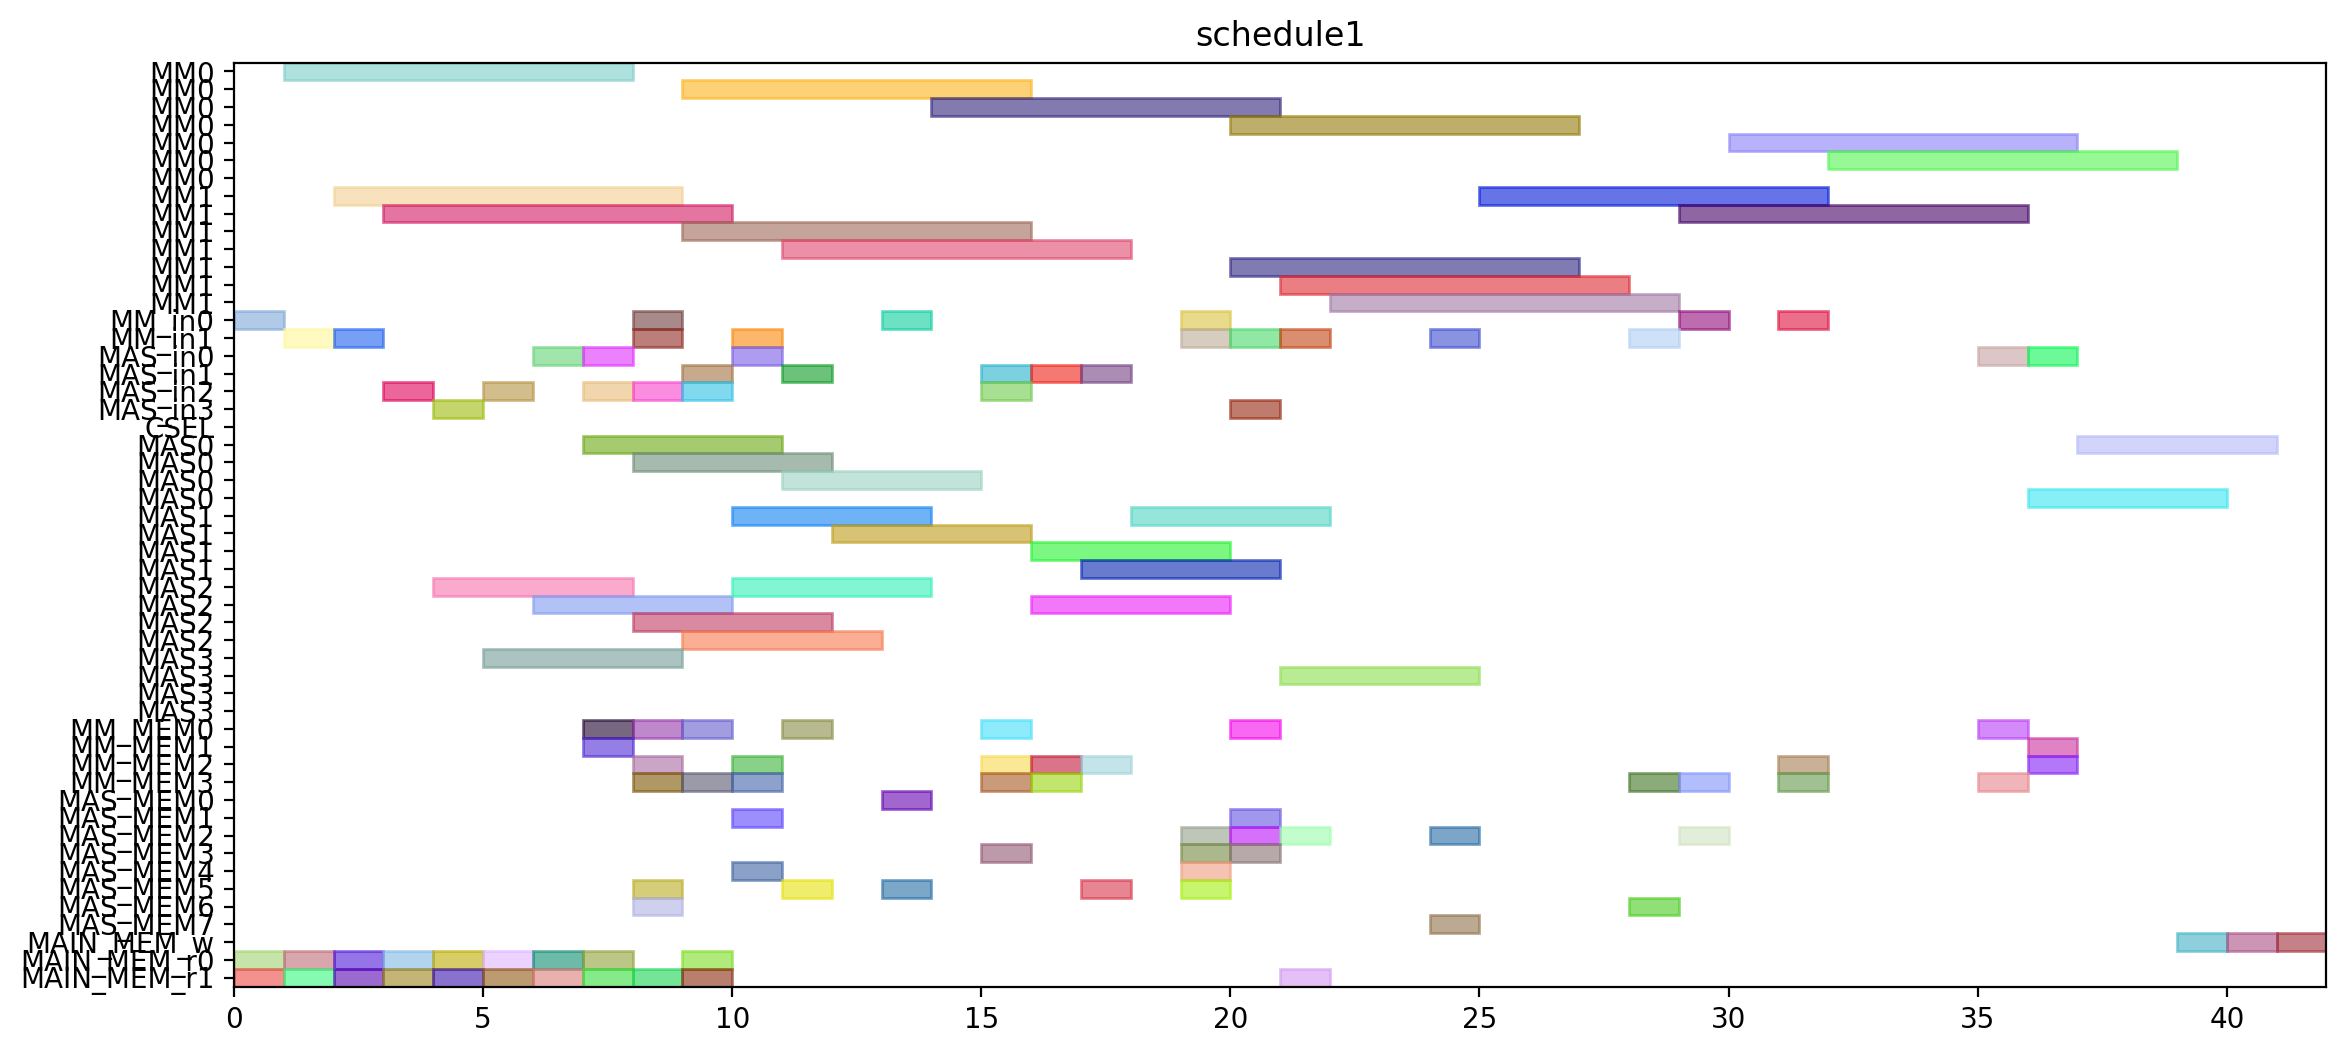

Recreate this plot in Python.
from pyschedule import Scenario, solvers, plotters, alt


def solve():
	horizon = 152
	S = Scenario("schedule1", horizon=horizon)

	# resource
	MM = S.Resources('MM', num=2, size=7)
	MM_in = S.Resources('MM_in', num=2)
	MAS_in = S.Resources('MAS_in', num=4)
	CSEL = S.Resource('CSEL')
	MAS = S.Resources('MAS', num=4, size=4, periods=range(1, horizon))
	MM_MEM = S.Resources('MM_MEM', num=4)
	MAS_MEM = S.Resources('MAS_MEM', num=8)
	MAIN_MEM_w = S.Resource('MAIN_MEM_w', size=1)
	MAIN_MEM_r = S.Resources('MAIN_MEM_r', num=2)

	# result of previous scheduling
	t0_in = S.Task('t0_in', length=1, delay_cost=1)
	S += t0_in >= 0
	t0_in += MM_in[0]

	t0_mem0 = S.Task('t0_mem0', length=1, delay_cost=1)
	S += t0_mem0 >= 0
	t0_mem0 += MAIN_MEM_r[0]

	t0_mem1 = S.Task('t0_mem1', length=1, delay_cost=1)
	S += t0_mem1 >= 0
	t0_mem1 += MAIN_MEM_r[1]

	t0 = S.Task('t0', length=7, delay_cost=1)
	S += t0 >= 1
	t0 += MM[0]

	t2_in = S.Task('t2_in', length=1, delay_cost=1)
	S += t2_in >= 1
	t2_in += MM_in[1]

	t2_mem0 = S.Task('t2_mem0', length=1, delay_cost=1)
	S += t2_mem0 >= 1
	t2_mem0 += MAIN_MEM_r[0]

	t2_mem1 = S.Task('t2_mem1', length=1, delay_cost=1)
	S += t2_mem1 >= 1
	t2_mem1 += MAIN_MEM_r[1]

	t1_in = S.Task('t1_in', length=1, delay_cost=1)
	S += t1_in >= 2
	t1_in += MM_in[1]

	t1_mem0 = S.Task('t1_mem0', length=1, delay_cost=1)
	S += t1_mem0 >= 2
	t1_mem0 += MAIN_MEM_r[0]

	t1_mem1 = S.Task('t1_mem1', length=1, delay_cost=1)
	S += t1_mem1 >= 2
	t1_mem1 += MAIN_MEM_r[1]

	t2 = S.Task('t2', length=7, delay_cost=1)
	S += t2 >= 2
	t2 += MM[1]

	t1 = S.Task('t1', length=7, delay_cost=1)
	S += t1 >= 3
	t1 += MM[1]

	t4_in = S.Task('t4_in', length=1, delay_cost=1)
	S += t4_in >= 3
	t4_in += MAS_in[2]

	t4_mem0 = S.Task('t4_mem0', length=1, delay_cost=1)
	S += t4_mem0 >= 3
	t4_mem0 += MAIN_MEM_r[0]

	t4_mem1 = S.Task('t4_mem1', length=1, delay_cost=1)
	S += t4_mem1 >= 3
	t4_mem1 += MAIN_MEM_r[1]

	t3_in = S.Task('t3_in', length=1, delay_cost=1)
	S += t3_in >= 4
	t3_in += MAS_in[3]

	t3_mem0 = S.Task('t3_mem0', length=1, delay_cost=1)
	S += t3_mem0 >= 4
	t3_mem0 += MAIN_MEM_r[0]

	t3_mem1 = S.Task('t3_mem1', length=1, delay_cost=1)
	S += t3_mem1 >= 4
	t3_mem1 += MAIN_MEM_r[1]

	t4 = S.Task('t4', length=4, delay_cost=1)
	S += t4 >= 4
	t4 += MAS[2]

	t13_in = S.Task('t13_in', length=1, delay_cost=1)
	S += t13_in >= 5
	t13_in += MAS_in[2]

	t13_mem0 = S.Task('t13_mem0', length=1, delay_cost=1)
	S += t13_mem0 >= 5
	t13_mem0 += MAIN_MEM_r[0]

	t13_mem1 = S.Task('t13_mem1', length=1, delay_cost=1)
	S += t13_mem1 >= 5
	t13_mem1 += MAIN_MEM_r[1]

	t3 = S.Task('t3', length=4, delay_cost=1)
	S += t3 >= 5
	t3 += MAS[3]

	t13 = S.Task('t13', length=4, delay_cost=1)
	S += t13 >= 6
	t13 += MAS[2]

	t14_in = S.Task('t14_in', length=1, delay_cost=1)
	S += t14_in >= 6
	t14_in += MAS_in[0]

	t14_mem0 = S.Task('t14_mem0', length=1, delay_cost=1)
	S += t14_mem0 >= 6
	t14_mem0 += MAIN_MEM_r[0]

	t14_mem1 = S.Task('t14_mem1', length=1, delay_cost=1)
	S += t14_mem1 >= 6
	t14_mem1 += MAIN_MEM_r[1]

	t14 = S.Task('t14', length=4, delay_cost=1)
	S += t14 >= 7
	t14 += MAS[0]

	t18_in = S.Task('t18_in', length=1, delay_cost=1)
	S += t18_in >= 7
	t18_in += MAS_in[2]

	t18_mem0 = S.Task('t18_mem0', length=1, delay_cost=1)
	S += t18_mem0 >= 7
	t18_mem0 += MM_MEM[0]

	t18_mem1 = S.Task('t18_mem1', length=1, delay_cost=1)
	S += t18_mem1 >= 7
	t18_mem1 += MM_MEM[1]

	t8_in = S.Task('t8_in', length=1, delay_cost=1)
	S += t8_in >= 7
	t8_in += MAS_in[0]

	t8_mem0 = S.Task('t8_mem0', length=1, delay_cost=1)
	S += t8_mem0 >= 7
	t8_mem0 += MAIN_MEM_r[0]

	t8_mem1 = S.Task('t8_mem1', length=1, delay_cost=1)
	S += t8_mem1 >= 7
	t8_mem1 += MAIN_MEM_r[1]

	t16_in = S.Task('t16_in', length=1, delay_cost=1)
	S += t16_in >= 8
	t16_in += MAS_in[2]

	t16_mem0 = S.Task('t16_mem0', length=1, delay_cost=1)
	S += t16_mem0 >= 8
	t16_mem0 += MM_MEM[0]

	t16_mem1 = S.Task('t16_mem1', length=1, delay_cost=1)
	S += t16_mem1 >= 8
	t16_mem1 += MM_MEM[3]

	t18 = S.Task('t18', length=4, delay_cost=1)
	S += t18 >= 8
	t18 += MAS[2]

	t20_in = S.Task('t20_in', length=1, delay_cost=1)
	S += t20_in >= 8
	t20_in += MM_in[1]

	t20_mem0 = S.Task('t20_mem0', length=1, delay_cost=1)
	S += t20_mem0 >= 8
	t20_mem0 += MM_MEM[2]

	t20_mem1 = S.Task('t20_mem1', length=1, delay_cost=1)
	S += t20_mem1 >= 8
	t20_mem1 += MAIN_MEM_r[1]

	t5_in = S.Task('t5_in', length=1, delay_cost=1)
	S += t5_in >= 8
	t5_in += MM_in[0]

	t5_mem0 = S.Task('t5_mem0', length=1, delay_cost=1)
	S += t5_mem0 >= 8
	t5_mem0 += MAS_MEM[6]

	t5_mem1 = S.Task('t5_mem1', length=1, delay_cost=1)
	S += t5_mem1 >= 8
	t5_mem1 += MAS_MEM[5]

	t8 = S.Task('t8', length=4, delay_cost=1)
	S += t8 >= 8
	t8 += MAS[0]

	t16 = S.Task('t16', length=4, delay_cost=1)
	S += t16 >= 9
	t16 += MAS[2]

	t20 = S.Task('t20', length=7, delay_cost=1)
	S += t20 >= 9
	t20 += MM[1]

	t5 = S.Task('t5', length=7, delay_cost=1)
	S += t5 >= 9
	t5 += MM[0]

	t6_in = S.Task('t6_in', length=1, delay_cost=1)
	S += t6_in >= 9
	t6_in += MAS_in[1]

	t6_mem0 = S.Task('t6_mem0', length=1, delay_cost=1)
	S += t6_mem0 >= 9
	t6_mem0 += MM_MEM[0]

	t6_mem1 = S.Task('t6_mem1', length=1, delay_cost=1)
	S += t6_mem1 >= 9
	t6_mem1 += MM_MEM[3]

	t9_in = S.Task('t9_in', length=1, delay_cost=1)
	S += t9_in >= 9
	t9_in += MAS_in[2]

	t9_mem0 = S.Task('t9_mem0', length=1, delay_cost=1)
	S += t9_mem0 >= 9
	t9_mem0 += MAIN_MEM_r[0]

	t9_mem1 = S.Task('t9_mem1', length=1, delay_cost=1)
	S += t9_mem1 >= 9
	t9_mem1 += MAIN_MEM_r[1]

	t11_in = S.Task('t11_in', length=1, delay_cost=1)
	S += t11_in >= 10
	t11_in += MAS_in[0]

	t11_mem0 = S.Task('t11_mem0', length=1, delay_cost=1)
	S += t11_mem0 >= 10
	t11_mem0 += MM_MEM[2]

	t11_mem1 = S.Task('t11_mem1', length=1, delay_cost=1)
	S += t11_mem1 >= 10
	t11_mem1 += MM_MEM[3]

	t15_in = S.Task('t15_in', length=1, delay_cost=1)
	S += t15_in >= 10
	t15_in += MM_in[1]

	t15_mem0 = S.Task('t15_mem0', length=1, delay_cost=1)
	S += t15_mem0 >= 10
	t15_mem0 += MAS_MEM[4]

	t15_mem1 = S.Task('t15_mem1', length=1, delay_cost=1)
	S += t15_mem1 >= 10
	t15_mem1 += MAS_MEM[1]

	t6 = S.Task('t6', length=4, delay_cost=1)
	S += t6 >= 10
	t6 += MAS[1]

	t9 = S.Task('t9', length=4, delay_cost=1)
	S += t9 >= 10
	t9 += MAS[2]

	t11 = S.Task('t11', length=4, delay_cost=1)
	S += t11 >= 11
	t11 += MAS[0]

	t15 = S.Task('t15', length=7, delay_cost=1)
	S += t15 >= 11
	t15 += MM[1]

	t19_in = S.Task('t19_in', length=1, delay_cost=1)
	S += t19_in >= 11
	t19_in += MAS_in[1]

	t19_mem0 = S.Task('t19_mem0', length=1, delay_cost=1)
	S += t19_mem0 >= 11
	t19_mem0 += MM_MEM[0]

	t19_mem1 = S.Task('t19_mem1', length=1, delay_cost=1)
	S += t19_mem1 >= 11
	t19_mem1 += MAS_MEM[5]

	t19 = S.Task('t19', length=4, delay_cost=1)
	S += t19 >= 12
	t19 += MAS[1]

	t10_in = S.Task('t10_in', length=1, delay_cost=1)
	S += t10_in >= 13
	t10_in += MM_in[0]

	t10_mem0 = S.Task('t10_mem0', length=1, delay_cost=1)
	S += t10_mem0 >= 13
	t10_mem0 += MAS_MEM[0]

	t10_mem1 = S.Task('t10_mem1', length=1, delay_cost=1)
	S += t10_mem1 >= 13
	t10_mem1 += MAS_MEM[5]

	t10 = S.Task('t10', length=7, delay_cost=1)
	S += t10 >= 14
	t10 += MM[0]

	t22_in = S.Task('t22_in', length=1, delay_cost=1)
	S += t22_in >= 15
	t22_in += MAS_in[1]

	t22_mem0 = S.Task('t22_mem0', length=1, delay_cost=1)
	S += t22_mem0 >= 15
	t22_mem0 += MM_MEM[2]

	t22_mem1 = S.Task('t22_mem1', length=1, delay_cost=1)
	S += t22_mem1 >= 15
	t22_mem1 += MM_MEM[3]

	t7_in = S.Task('t7_in', length=1, delay_cost=1)
	S += t7_in >= 15
	t7_in += MAS_in[2]

	t7_mem0 = S.Task('t7_mem0', length=1, delay_cost=1)
	S += t7_mem0 >= 15
	t7_mem0 += MM_MEM[0]

	t7_mem1 = S.Task('t7_mem1', length=1, delay_cost=1)
	S += t7_mem1 >= 15
	t7_mem1 += MAS_MEM[3]

	t21_in = S.Task('t21_in', length=1, delay_cost=1)
	S += t21_in >= 16
	t21_in += MAS_in[1]

	t21_mem0 = S.Task('t21_mem0', length=1, delay_cost=1)
	S += t21_mem0 >= 16
	t21_mem0 += MM_MEM[2]

	t21_mem1 = S.Task('t21_mem1', length=1, delay_cost=1)
	S += t21_mem1 >= 16
	t21_mem1 += MM_MEM[3]

	t22 = S.Task('t22', length=4, delay_cost=1)
	S += t22 >= 16
	t22 += MAS[1]

	t7 = S.Task('t7', length=4, delay_cost=1)
	S += t7 >= 16
	t7 += MAS[2]

	t17_in = S.Task('t17_in', length=1, delay_cost=1)
	S += t17_in >= 17
	t17_in += MAS_in[1]

	t17_mem0 = S.Task('t17_mem0', length=1, delay_cost=1)
	S += t17_mem0 >= 17
	t17_mem0 += MM_MEM[2]

	t17_mem1 = S.Task('t17_mem1', length=1, delay_cost=1)
	S += t17_mem1 >= 17
	t17_mem1 += MAS_MEM[5]

	t21 = S.Task('t21', length=4, delay_cost=1)
	S += t21 >= 17
	t21 += MAS[1]

	t17 = S.Task('t17', length=4, delay_cost=1)
	S += t17 >= 18
	t17 += MAS[1]

	t25_in = S.Task('t25_in', length=1, delay_cost=1)
	S += t25_in >= 19
	t25_in += MM_in[0]

	t25_mem0 = S.Task('t25_mem0', length=1, delay_cost=1)
	S += t25_mem0 >= 19
	t25_mem0 += MAS_MEM[4]

	t25_mem1 = S.Task('t25_mem1', length=1, delay_cost=1)
	S += t25_mem1 >= 19
	t25_mem1 += MAS_MEM[3]

	t28_in = S.Task('t28_in', length=1, delay_cost=1)
	S += t28_in >= 19
	t28_in += MM_in[1]

	t28_mem0 = S.Task('t28_mem0', length=1, delay_cost=1)
	S += t28_mem0 >= 19
	t28_mem0 += MAS_MEM[2]

	t28_mem1 = S.Task('t28_mem1', length=1, delay_cost=1)
	S += t28_mem1 >= 19
	t28_mem1 += MAS_MEM[5]

	t12_in = S.Task('t12_in', length=1, delay_cost=1)
	S += t12_in >= 20
	t12_in += MAS_in[3]

	t12_mem0 = S.Task('t12_mem0', length=1, delay_cost=1)
	S += t12_mem0 >= 20
	t12_mem0 += MM_MEM[0]

	t12_mem1 = S.Task('t12_mem1', length=1, delay_cost=1)
	S += t12_mem1 >= 20
	t12_mem1 += MAS_MEM[1]

	t25 = S.Task('t25', length=7, delay_cost=1)
	S += t25 >= 20
	t25 += MM[0]

	t27_in = S.Task('t27_in', length=1, delay_cost=1)
	S += t27_in >= 20
	t27_in += MM_in[1]

	t27_mem0 = S.Task('t27_mem0', length=1, delay_cost=1)
	S += t27_mem0 >= 20
	t27_mem0 += MAS_MEM[2]

	t27_mem1 = S.Task('t27_mem1', length=1, delay_cost=1)
	S += t27_mem1 >= 20
	t27_mem1 += MAS_MEM[3]

	t28 = S.Task('t28', length=7, delay_cost=1)
	S += t28 >= 20
	t28 += MM[1]

	t12 = S.Task('t12', length=4, delay_cost=1)
	S += t12 >= 21
	t12 += MAS[3]

	t23_in = S.Task('t23_in', length=1, delay_cost=1)
	S += t23_in >= 21
	t23_in += MM_in[1]

	t23_mem0 = S.Task('t23_mem0', length=1, delay_cost=1)
	S += t23_mem0 >= 21
	t23_mem0 += MAS_MEM[2]

	t23_mem1 = S.Task('t23_mem1', length=1, delay_cost=1)
	S += t23_mem1 >= 21
	t23_mem1 += MAIN_MEM_r[1]

	t27 = S.Task('t27', length=7, delay_cost=1)
	S += t27 >= 21
	t27 += MM[1]

	t23 = S.Task('t23', length=7, delay_cost=1)
	S += t23 >= 22
	t23 += MM[1]

	t29_in = S.Task('t29_in', length=1, delay_cost=1)
	S += t29_in >= 24
	t29_in += MM_in[1]

	t29_mem0 = S.Task('t29_mem0', length=1, delay_cost=1)
	S += t29_mem0 >= 24
	t29_mem0 += MAS_MEM[2]

	t29_mem1 = S.Task('t29_mem1', length=1, delay_cost=1)
	S += t29_mem1 >= 24
	t29_mem1 += MAS_MEM[7]

	t29 = S.Task('t29', length=7, delay_cost=1)
	S += t29 >= 25
	t29 += MM[1]


	# new tasks
	t24 = S.Task('t24', length=7, delay_cost=1)
	t24 += alt(MM)
	t24_in = S.Task('t24_in', length=1, delay_cost=1)
	t24_in += alt(MM_in)
	S += t24_in*MM_in[0]<=t24*MM[0]
	S += t24_in*MM_in[1]<=t24*MM[1]
	t24_mem0 = S.Task('t24_mem0', length=1, delay_cost=1)
	t24_mem0 += MAS_MEM[6]
	S += 24 < t24_mem0
	S += t24_mem0 <= t24

	t24_mem1 = S.Task('t24_mem1', length=1, delay_cost=1)
	t24_mem1 += MM_MEM[3]
	S += 28 < t24_mem1
	S += t24_mem1 <= t24

	t26 = S.Task('t26', length=7, delay_cost=1)
	t26 += alt(MM)
	t26_in = S.Task('t26_in', length=1, delay_cost=1)
	t26_in += alt(MM_in)
	S += t26_in*MM_in[0]<=t26*MM[0]
	S += t26_in*MM_in[1]<=t26*MM[1]
	t26_mem0 = S.Task('t26_mem0', length=1, delay_cost=1)
	t26_mem0 += MAS_MEM[2]
	S += 15 < t26_mem0
	S += t26_mem0 <= t26

	t26_mem1 = S.Task('t26_mem1', length=1, delay_cost=1)
	t26_mem1 += MM_MEM[3]
	S += 28 < t26_mem1
	S += t26_mem1 <= t26

	PZ_new = S.Task('PZ_new', length=7, delay_cost=1)
	PZ_new += alt(MM)
	PZ_new_in = S.Task('PZ_new_in', length=1, delay_cost=1)
	PZ_new_in += alt(MM_in)
	S += PZ_new_in*MM_in[0]<=PZ_new*MM[0]
	S += PZ_new_in*MM_in[1]<=PZ_new*MM[1]
	S += 0<PZ_new

	PZ_new_w = S.Task('PZ_new_w', length=1, delay_cost=1)
	PZ_new_w += alt(MAIN_MEM_w)
	S += PZ_new <= PZ_new_w

	PZ_new_mem0 = S.Task('PZ_new_mem0', length=1, delay_cost=1)
	PZ_new_mem0 += MM_MEM[2]
	S += 31 < PZ_new_mem0
	S += PZ_new_mem0 <= PZ_new

	PZ_new_mem1 = S.Task('PZ_new_mem1', length=1, delay_cost=1)
	PZ_new_mem1 += MM_MEM[3]
	S += 26 < PZ_new_mem1
	S += PZ_new_mem1 <= PZ_new

	PX_new = S.Task('PX_new', length=4, delay_cost=1)
	PX_new += alt(MAS)
	PX_new_in = S.Task('PX_new_in', length=1, delay_cost=1)
	PX_new_in += alt(MAS_in)
	S += PX_new_in*MAS_in[0]<=PX_new*MAS[0]

	S += PX_new_in*MAS_in[1]<=PX_new*MAS[1]

	S += PX_new_in*MAS_in[2]<=PX_new*MAS[2]

	S += PX_new_in*MAS_in[3]<=PX_new*MAS[3]

	S += 0<PX_new

	PX_new_w = S.Task('PX_new_w', length=1, delay_cost=1)
	PX_new_w += alt(MAIN_MEM_w)
	S += PX_new <= PX_new_w

	PX_new_mem0 = S.Task('PX_new_mem0', length=1, delay_cost=1)
	PX_new_mem0 += MM_MEM[0]
	S += 26 < PX_new_mem0
	S += PX_new_mem0 <= PX_new

	PX_new_mem1 = S.Task('PX_new_mem1', length=1, delay_cost=1)
	PX_new_mem1 += alt(MM_MEM)
	S += (t24*MM[0])-1 < PX_new_mem1*MM_MEM[1]
	S += (t24*MM[1])-1 < PX_new_mem1*MM_MEM[3]
	S += PX_new_mem1 <= PX_new

	PY_new = S.Task('PY_new', length=4, delay_cost=1)
	PY_new += alt(MAS)
	PY_new_in = S.Task('PY_new_in', length=1, delay_cost=1)
	PY_new_in += alt(MAS_in)
	S += PY_new_in*MAS_in[0]<=PY_new*MAS[0]

	S += PY_new_in*MAS_in[1]<=PY_new*MAS[1]

	S += PY_new_in*MAS_in[2]<=PY_new*MAS[2]

	S += PY_new_in*MAS_in[3]<=PY_new*MAS[3]

	S += 0<PY_new

	PY_new_w = S.Task('PY_new_w', length=1, delay_cost=1)
	PY_new_w += alt(MAIN_MEM_w)
	S += PY_new <= PY_new_w

	PY_new_mem0 = S.Task('PY_new_mem0', length=1, delay_cost=1)
	PY_new_mem0 += MM_MEM[2]
	S += 27 < PY_new_mem0
	S += PY_new_mem0 <= PY_new

	PY_new_mem1 = S.Task('PY_new_mem1', length=1, delay_cost=1)
	PY_new_mem1 += alt(MM_MEM)
	S += (t26*MM[0])-1 < PY_new_mem1*MM_MEM[1]
	S += (t26*MM[1])-1 < PY_new_mem1*MM_MEM[3]
	S += PY_new_mem1 <= PY_new

	solvers.mip.solve(S,msg=1,kind='CPLEX',ratio_gap=1.01)

	solution = [['hoge']*len(S.solution()[1]) for i in range(len(S.solution()))]
	for i in range(len(S.solution())):
		for j in range(len(S.solution()[i])):
			solution[i][j]=str(S.solution()[i][j])
	print(solution)

	cycles = int(solution[-1][3])

	pic_file_name = "/mnt/rose/usr1/fukuda/ABE/multiRAM_multiMAS_16mux/scheduling_result/stage7MM2_stage4MAS4/EP_ADD_A_0/schedule1.png"
	if(S.solution() != []):
		plotters.matplotlib.plot(S,img_filename=pic_file_name, show_task_labels=False, fig_size=(cycles*0.25+3, 6))

	return solution
